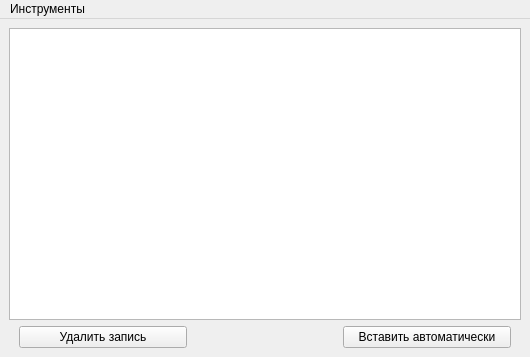
<?xml version="1.0" encoding="UTF-8"?>
<ui version="4.0">
 <class>MainWindow</class>
 <widget class="QMainWindow" name="MainWindow">
  <property name="enabled">
   <bool>true</bool>
  </property>
  <property name="geometry">
   <rect>
    <x>0</x>
    <y>0</y>
    <width>530</width>
    <height>357</height>
   </rect>
  </property>
  <property name="windowTitle">
   <string>MainWindow</string>
  </property>
  <widget class="QWidget" name="centralwidget">
   <layout class="QVBoxLayout" name="verticalLayout">
    <item>
     <widget class="QTableWidget" name="tablePasswords">
      <property name="autoScroll">
       <bool>true</bool>
      </property>
      <attribute name="horizontalHeaderVisible">
       <bool>false</bool>
      </attribute>
      <attribute name="horizontalHeaderDefaultSectionSize">
       <number>170</number>
      </attribute>
      <attribute name="horizontalHeaderMinimumSectionSize">
       <number>170</number>
      </attribute>
     </widget>
    </item>
    <item>
     <layout class="QHBoxLayout" name="horizontalLayout">
      <item>
       <spacer name="horizontalSpacer_2">
        <property name="orientation">
         <enum>Qt::Horizontal</enum>
        </property>
        <property name="sizeType">
         <enum>QSizePolicy::Fixed</enum>
        </property>
        <property name="sizeHint" stdset="0">
         <size>
          <width>10</width>
          <height>20</height>
         </size>
        </property>
       </spacer>
      </item>
      <item>
       <widget class="QPushButton" name="deleteButton">
        <property name="text">
         <string>Удалить запись</string>
        </property>
       </widget>
      </item>
      <item>
       <spacer name="horizontalSpacer">
        <property name="orientation">
         <enum>Qt::Horizontal</enum>
        </property>
        <property name="sizeType">
         <enum>QSizePolicy::Fixed</enum>
        </property>
        <property name="sizeHint" stdset="0">
         <size>
          <width>150</width>
          <height>20</height>
         </size>
        </property>
       </spacer>
      </item>
      <item>
       <widget class="QPushButton" name="autoButton">
        <property name="text">
         <string>Вставить автоматически</string>
        </property>
       </widget>
      </item>
      <item>
       <spacer name="horizontalSpacer_3">
        <property name="orientation">
         <enum>Qt::Horizontal</enum>
        </property>
        <property name="sizeType">
         <enum>QSizePolicy::Fixed</enum>
        </property>
        <property name="sizeHint" stdset="0">
         <size>
          <width>10</width>
          <height>20</height>
         </size>
        </property>
       </spacer>
      </item>
     </layout>
    </item>
   </layout>
  </widget>
  <widget class="QMenuBar" name="menubar">
   <property name="geometry">
    <rect>
     <x>0</x>
     <y>0</y>
     <width>530</width>
     <height>21</height>
    </rect>
   </property>
   <widget class="QMenu" name="menu">
    <property name="title">
     <string>Инструменты</string>
    </property>
    <addaction name="addPassword"/>
    <addaction name="generatePassword"/>
    <addaction name="exit"/>
   </widget>
   <addaction name="menu"/>
  </widget>
  <action name="addPassword">
   <property name="text">
    <string>Добавить пароль</string>
   </property>
  </action>
  <action name="generatePassword">
   <property name="text">
    <string>Придумать пароль</string>
   </property>
  </action>
  <action name="exit">
   <property name="text">
    <string>Выход</string>
   </property>
  </action>
 </widget>
 <resources/>
 <connections/>
</ui>
